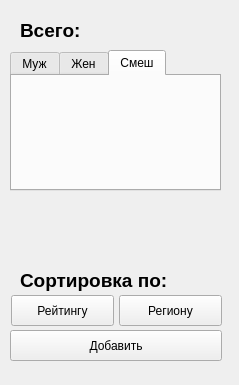
    <widget class="QWidget" name="page_4">
     <property name="geometry">
      <rect>
       <x>0</x>
       <y>0</y>
       <width>239</width>
       <height>385</height>
      </rect>
     </property>
     <attribute name="label">
      <string>Пары</string>
     </attribute>
     <widget class="QTabWidget" name="tabWidget_para">
      <property name="geometry">
       <rect>
        <x>10</x>
        <y>50</y>
        <width>211</width>
        <height>141</height>
       </rect>
      </property>
      <property name="currentIndex">
       <number>2</number>
      </property>
      <widget class="QWidget" name="tab_7">
       <attribute name="title">
        <string>Муж</string>
       </attribute>
      </widget>
      <widget class="QWidget" name="tab_8">
       <attribute name="title">
        <string>Жен</string>
       </attribute>
      </widget>
      <widget class="QWidget" name="tab_9">
       <attribute name="title">
        <string>Смеш</string>
       </attribute>
      </widget>
     </widget>
     <widget class="QPushButton" name="Button_add_double">
      <property name="geometry">
       <rect>
        <x>10</x>
        <y>330</y>
        <width>212</width>
        <height>31</height>
       </rect>
      </property>
      <property name="text">
       <string>Добавить</string>
      </property>
     </widget>
     <widget class="QLabel" name="label_32">
      <property name="geometry">
       <rect>
        <x>20</x>
        <y>20</y>
        <width>191</width>
        <height>21</height>
       </rect>
      </property>
      <property name="font">
       <font>
        <pointsize>14</pointsize>
        <weight>75</weight>
        <bold>true</bold>
       </font>
      </property>
      <property name="text">
       <string>Всего:</string>
      </property>
     </widget>
     <widget class="QLabel" name="label_34">
      <property name="geometry">
       <rect>
        <x>20</x>
        <y>270</y>
        <width>191</width>
        <height>21</height>
       </rect>
      </property>
      <property name="font">
       <font>
        <pointsize>14</pointsize>
        <weight>75</weight>
        <bold>true</bold>
       </font>
      </property>
      <property name="text">
       <string>Сортировка по:</string>
      </property>
     </widget>
     <widget class="QPushButton" name="Button_double_sort_R">
      <property name="geometry">
       <rect>
        <x>11</x>
        <y>295</y>
        <width>103</width>
        <height>31</height>
       </rect>
      </property>
      <property name="text">
       <string>Рейтингу</string>
      </property>
     </widget>
     <widget class="QPushButton" name="Button_double_sort_region">
      <property name="geometry">
       <rect>
        <x>119</x>
        <y>295</y>
        <width>103</width>
        <height>31</height>
       </rect>
      </property>
      <property name="text">
       <string>Региону</string>
      </property>
     </widget>
    </widget>
